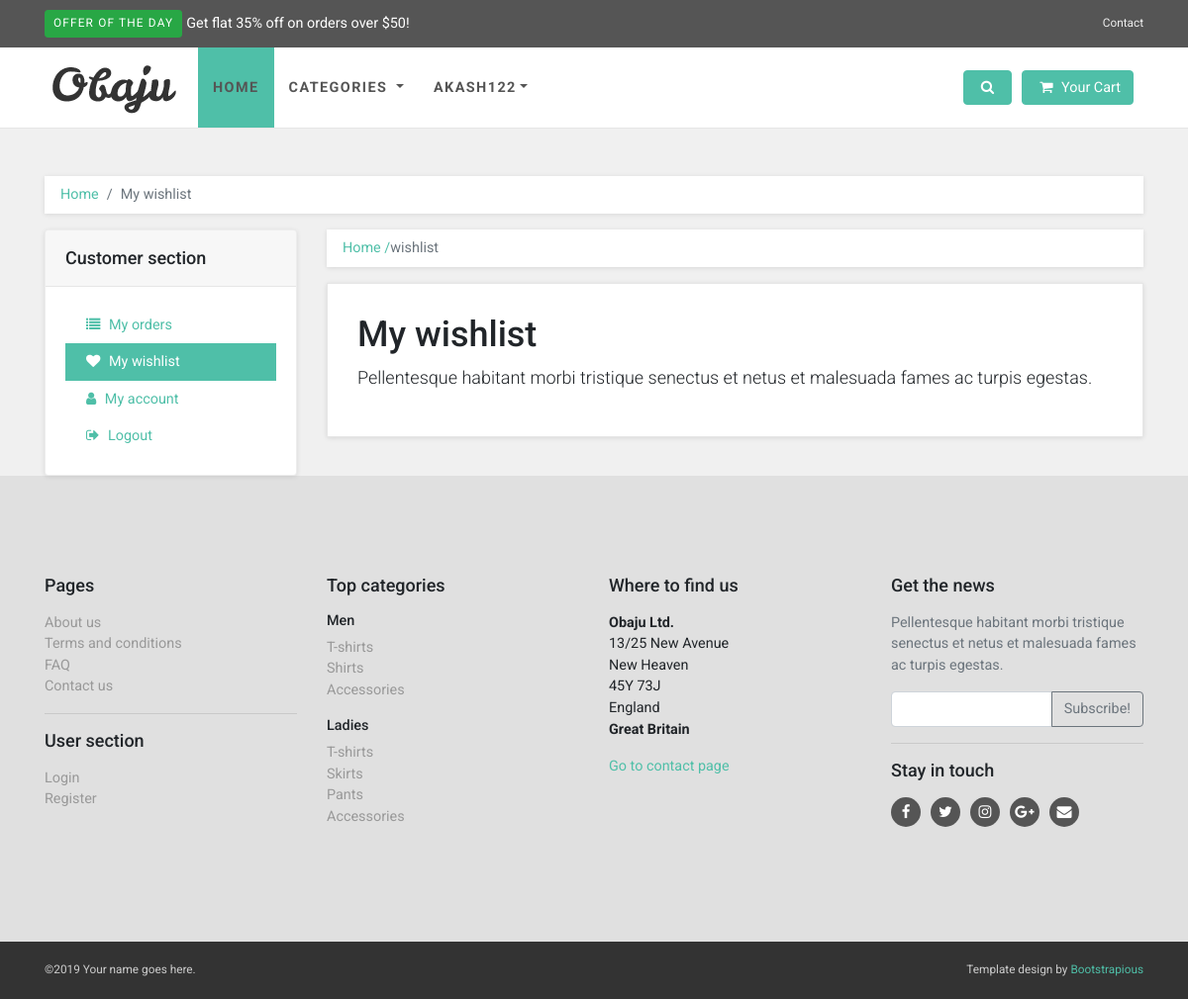
/wishlist/akash122 (signed in), run on an earlier commit of the app's database.
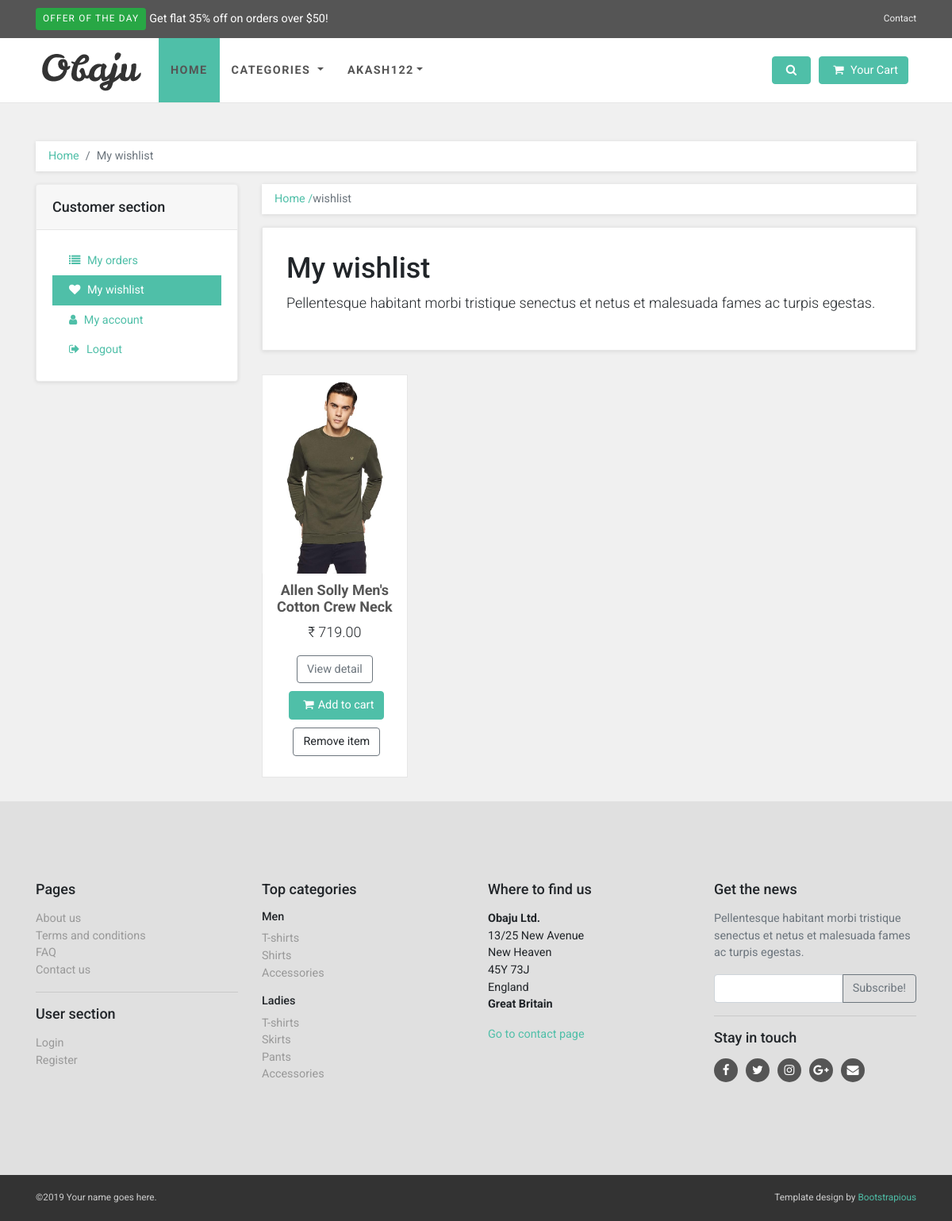
And on a later commit of the database.
### product/models.py (models this page shows, shortened)
class Wishlist(models.Model):
    product = models.ForeignKey(Product, on_delete=models.CASCADE)
    user = models.ForeignKey(User, on_delete=models.CASCADE)
    date = models.DateTimeField(auto_now_add=True)

class Product(models.Model):
    product_name = models.CharField(max_length=100)
    product_desc = models.CharField(max_length=600)
    category = models.ForeignKey(ProductCategory, on_delete=models.SET_NULL, null=True)
    brand = models.ForeignKey(Brand, on_delete=models.SET_NULL, null=True)
    color = models.ForeignKey(Color, on_delete=models.SET_NULL, null=True, blank=True)
    mdl = models.ForeignKey(Mdl, on_delete=models.CASCADE, null=True, blank=True)
    price = models.DecimalField(max_digits=10, decimal_places=2)
    user = models.ForeignKey(User, on_delete=models.CASCADE)
    stock_quantity = models.PositiveIntegerField()
    image1 = models.ImageField(upload_to = 'static/')
    image2 = models.ImageField(upload_to = 'static/')
    image3 = models.ImageField(upload_to = 'static/')
    image4 = models.ImageField(upload_to = 'static/', blank=True)
    image5 = models.ImageField(upload_to = 'static/', blank=True)

### product/views.py (the view)
# urls.py: path('wishlist/<str:id>', views.wishlist),
@login_required(login_url='/register')
def wishlist(request,id):
    data = Wishlist.objects.filter(user=User.objects.get(username=id))
    category_data = ProductCategory.objects.all()
    context = {
        'data':data,
        'category' : category_data
    }
    return render(request, 'product_template/customer-wishlist.html', context)

### account/models.py (called while the page is built)
    def __str__(self) -> str:
        return self.username

### templates/product_template/customer-wishlist.html (shortened to what this page needs)
{% extends '../base.html' %}
{% load static %}
{% block content %}
<div id="all">
  <div id="content">
    <div class="container">
      <div class="row">
        <div class="col-lg-12">
          <nav aria-label="breadcrumb">
            <ol class="breadcrumb">
              <li class="breadcrumb-item"><a href="#">Home</a></li>
              <li aria-current="page" class="breadcrumb-item active">My wishlist</li>
            </ol>
          </nav>
        </div>
        <div class="col-lg-3">
          <div class="card sidebar-menu">
            <div class="card-header">
              <h3 class="h4 card-title">Customer section</h3>
            </div>
            <div class="card-body">
              <ul class="nav nav-pills flex-column"><a href="/orders/{{user}}" class="nav-link"><i
                class="fa fa-list"></i> My orders</a><a href="/wishlist/{{user}}" class="nav-link active"><i
                class="fa fa-heart"></i> My wishlist</a><a href="/account/{{user}}" class="nav-link"><i
                class="fa fa-user"></i> My account</a><a href="/logout/{{user}}" class="nav-link"><i
                class="fa fa-sign-out"></i> Logout</a></ul>
            </div>
          </div>
        </div>
        <div id="wishlist" class="col-lg-9">
          <ul class="breadcrumb">
            <li><a href="#">Home / </a></li>
            <li aria-current="page" class="breadcrumb-item active">wishlist</li>
          </ul>
          <div class="box">
            <h1>My wishlist</h1>
            <p class="lead">Pellentesque habitant morbi tristique senectus et netus et malesuada fames ac turpis
              egestas.</p>
          </div>
          <div class="row products">
            {% for item in data %}
            <div class="col-lg-3 col-md-4 deleteItem">
              <div class="product">
                <div class="flip-container">
                  <div class="flipper">
                    <div class="front"><a href="/product/{{item.product.id}}"><img src="../{{item.product.image1}}" style="width: 300px; height: 250px;" alt="" class="img-fluid"></a>
                    </div>
                    <div class="back"><a href="/product/{{item.product.id}}"><img src="../{{item.product.image2}}" style="width: 300px; height: 250px;" alt="" class="img-fluid"></a>
                    </div>
                  </div>
                </div><a href="/product/{{item.product.id}}" class="invisible"><img src="../{{item.product.image1}}" style="width: 300px; height: 250px;" alt="" class="img-fluid"></a>
                <div class="text">
                  <h3><a href="/product/{{item.product.id}}">{{item.product.product_name}}</a></h3>
                  <p class="price">
                    <del></del> &#x20B9; {{item.product.price}}
                  </p>
                  <p class="buttons">
                    <a href="/product/{{item.product.id}}" class="btn btn-outline-secondary">View detail</a>
                    <a data-id="{{item.product.id}}" class="btn btn-primary addCart"><i class="fa fa-shopping-cart"></i>Add to cart</a>
                    <a data-id="{{item.id}}" class="btn btn-outline-secondary removeWishlist">Remove item</a></p>
                </div>
              </div>
            </div>
            {% endfor %}
          </div>
        </div>
      </div>
    </div>
  </div>
  {% endblock %}

What changed in the data, as far as the page shows it:
added Wishlist: product.image1 (picture), product.product_name "Allen Solly Men's Cotton Crew Neck…", product.price "719.00"
